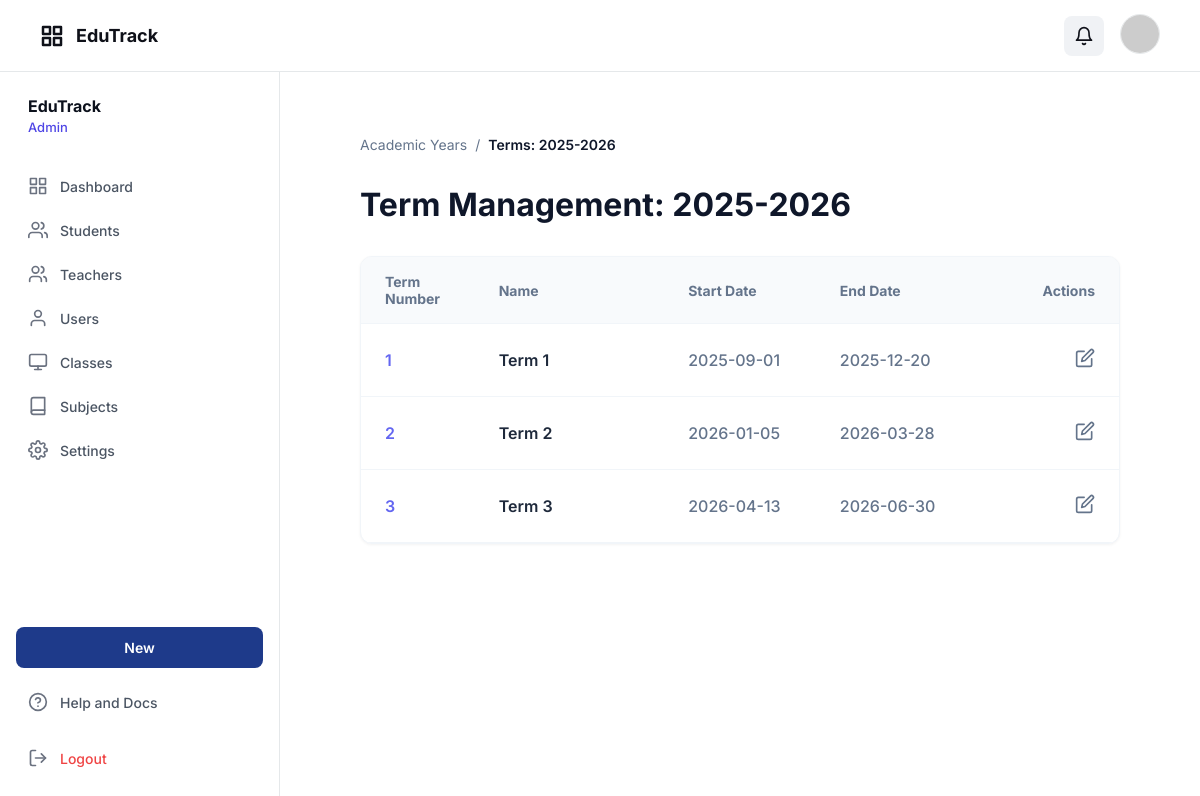
Screenshot of /school_app/index.php?controller=term&action=index&id=1 (signed in) with the database file from the repository.
### tables this page shows
CREATE TABLE school_years (
  id BIGINT UNSIGNED NOT NULL AUTO_INCREMENT,
  name VARCHAR(20) NOT NULL,          
  start_date DATE NOT NULL,
  end_date DATE NOT NULL,
  is_current TINYINT(1) NOT NULL DEFAULT 0,

  created_at TIMESTAMP NOT NULL DEFAULT CURRENT_TIMESTAMP,
  updated_at TIMESTAMP NOT NULL DEFAULT CURRENT_TIMESTAMP ON UPDATE CURRENT_TIMESTAMP,

  PRIMARY KEY (id),
  UNIQUE KEY uq_school_years_name (name),
  CONSTRAINT chk_school_year_dates CHECK (start_date < end_date)
);

CREATE TABLE terms (
  id BIGINT UNSIGNED NOT NULL AUTO_INCREMENT,
  school_year_id BIGINT UNSIGNED NOT NULL,
  term_number TINYINT UNSIGNED NOT NULL,   
  name VARCHAR(30) NOT NULL,               
  start_date DATE NOT NULL,
  end_date DATE NOT NULL,

  created_at TIMESTAMP NOT NULL DEFAULT CURRENT_TIMESTAMP,
  updated_at TIMESTAMP NOT NULL DEFAULT CURRENT_TIMESTAMP ON UPDATE CURRENT_TIMESTAMP,

  PRIMARY KEY (id),
  UNIQUE KEY uq_terms_year_term (school_year_id, term_number),
  KEY idx_terms_school_year (school_year_id),

  CONSTRAINT fk_terms_school_year FOREIGN KEY (school_year_id) REFERENCES school_years(id) ON DELETE CASCADE,
  CONSTRAINT chk_term_number CHECK (term_number BETWEEN 1 AND 3),
  CONSTRAINT chk_term_dates CHECK (start_date < end_date)
);

### school_app/controllers/TermController.php (called while the page is built, shortened)
<?php
require_once __DIR__ . '/../models/Term.php';
require_once __DIR__ . '/../models/SchoolYear.php';
class TermController
{
    public function index($schoolYearId)
    {
        $year = SchoolYear::find($schoolYearId);
        $terms = Term::getBySchoolYear($schoolYearId);
        render_view('views/admin/terms/index.php', [
            'year' => $year,
            'terms' => $terms
        ]);
    }
}

### school_app/models/SchoolYear.php (called while the page is built, shortened)
<?php
class SchoolYear extends Model
{
    public static function find($id)
    {
        $db = Database::connect();
        $sql = "SELECT * FROM school_years WHERE id = ?";
        $stmt = $db->prepare($sql);
        $stmt->execute([$id]);
        return $stmt->fetch(PDO::FETCH_OBJ);
    }
}

### school_app/models/Term.php (called while the page is built, shortened)
<?php
class Term extends Model
{
    public static function getBySchoolYear($schoolYearId)
    {
        $db = Database::connect();
        $sql = "SELECT * FROM terms
                WHERE school_year_id = ?
                ORDER BY term_number";
        $stmt = $db->prepare($sql);
        $stmt->execute([$schoolYearId]);
        return $stmt->fetchAll(PDO::FETCH_OBJ);
    }
}

### school_app/views/admin/terms/index.php (the view, shortened to what this page needs)
<div class="terms-container" style="padding: 40px;">
    <div style="margin-bottom: 32px; display: flex; align-items: center; gap: 8px; color: #64748b; font-size: 14px;">
        <a href="index.php?controller=schoolYear&action=index" style="color: #64748b; text-decoration: none;">Academic
            Years</a>
        <span>/</span>
        <span style="color: #0f172a; font-weight: 600;">Terms: <?php echo htmlspecialchars($year->name); ?></span>
    </div>
    <div style="display: flex; justify-content: space-between; align-items: center; margin-bottom: 32px;">
        <h1 style="font-size: 32px; font-weight: 700; color: #0f172a; margin: 0;">Term Management:
            <?php echo htmlspecialchars($year->name); ?>
        </h1>
    </div>
    <div class="card" style="padding: 0; overflow: hidden; border-radius: 12px; border: 1px solid #f1f5f9;">
        <table style="width: 100%; border-collapse: collapse; text-align: left;">
            <thead>
                <tr style="background-color: #f8fafc; border-bottom: 1px solid #f1f5f9;">
                    <th style="padding: 16px 24px; font-size: 14px; font-weight: 700; color: #64748b; width: 15%;">Term
                        Number</th>
                    <th style="padding: 16px 24px; font-size: 14px; font-weight: 700; color: #64748b; width: 25%;">Name
                    </th>
                    <th style="padding: 16px 24px; font-size: 14px; font-weight: 700; color: #64748b; width: 20%;">Start
                        Date</th>
                    <th style="padding: 16px 24px; font-size: 14px; font-weight: 700; color: #64748b; width: 20%;">End
                        Date</th>
                    <th
                        style="padding: 16px 24px; font-size: 14px; font-weight: 700; color: #64748b; width: 20%; text-align: right;">
                        Actions</th>
                </tr>
            </thead>
            <tbody>
                <?php foreach ($terms as $term): ?>
                    <tr style="border-bottom: 1px solid #f1f5f9;">
                        <td style="padding: 24px; font-size: 16px; color: #6366f1; font-weight: 600;">
                            <?php echo $term->term_number; ?>
                        </td>
                        <td style="padding: 24px; font-size: 16px; font-weight: 600; color: #1e293b;">
                            <?php echo htmlspecialchars($term->name); ?>
                        </td>
                        <td style="padding: 24px; font-size: 16px; color: #64748b; font-weight: 500;">
                            <?php echo $term->start_date; ?>
                        </td>
                        <td style="padding: 24px; font-size: 16px; color: #64748b; font-weight: 500;">
                            <?php echo $term->end_date; ?>
                        </td>
                        <td style="padding: 24px; text-align: right;">
                            <a href="index.php?controller=term&action=edit&id=<?php echo $term->id; ?>"
                                style="color: #64748b; text-decoration: none;">
                                <svg width="20" height="20" viewBox="0 0 24 24" fill="none" stroke="currentColor"
                                    stroke-width="2" stroke-linecap="round" stroke-linejoin="round">
                                    <path d="M11 4H4a2 2 0 0 0-2 2v14a2 2 0 0 0 2 2h14a2 2 0 0 0 2-2v-7"></path>
                                    <path d="M18.5 2.5a2.121 2.121 0 0 1 3 3L12 15l-4 1 1-4 9.5-9.5z"></path>
                                </svg>
                            </a>
                        </td>
                    </tr>
                <?php endforeach; ?>
            </tbody>
        </table>
    </div>
</div>

### school_app/assets/css/app.css (style rules this page uses)
:root { --primary: #1e3a89; --primary-light: #e8eaf2; --bg-main: #f9f9f9; --bg-white: #ffffff; --text-main: #0f1119; --text-muted: #546691; --text-dark: #0c111c; --border-color: #e5e8ea; --border-input: #d1d6e5; --error: #ef4444; --success: #10b981; --spacing-xs: 4px; --spacing-sm: 8px; --spacing-md: 12px; --spacing-lg: 16px; --spacing-xl: 20px; --spacing-2xl: 24px; --spacing-4xl: 40px; --font-family: "Inter", -apple-system, BlinkMacSystemFont, "Segoe UI", Roboto, sans-serif; --font-size-xs: 12px; --font-size-sm: 14px; --font-size-md: 16px; --font-size-lg: 18px; --font-size-xl: 24px; --font-size-2xl: 28px; --font-size-3xl: 32px; }
* { -webkit-font-smoothing: antialiased; box-sizing: border-box; }
html, body { margin: 0; padding: 0; height: 100%; font-family: var(--font-family); background-color: var(--bg-white); color: var(--text-main); }
a { text-decoration: none; color: inherit; }
.card { background-color: var(--bg-white); border: 1px solid var(--input-border); border-radius: 12px; padding: var(--spacing-2xl); box-shadow: 0 1px 3px rgba(0, 0, 0, 0.05); }

### rows the page displays
school_years: name "2025-2026"
terms: term_number "1", name "Term 1", start_date "2025-09-01", end_date "2025-12-20"
terms: term_number "2", name "Term 2", start_date "2026-01-05", end_date "2026-03-28"
terms: term_number "3", name "Term 3", start_date "2026-04-13", end_date "2026-06-30"

### other values shown
$displayRole "Admin"
